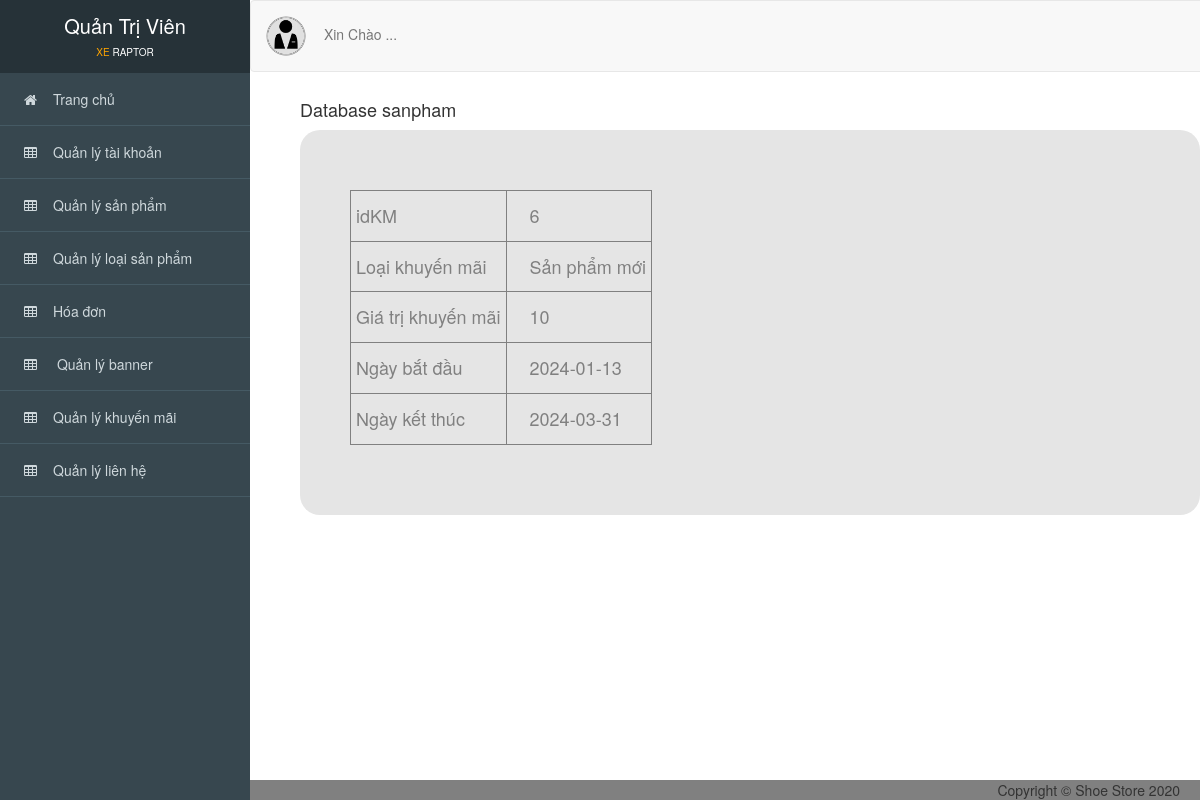
The app's page /admin/index.php?action=xemkhuyenmai&id=6 with its own data.
### tables this page shows
CREATE TABLE `khuyenmai` (
  `idKM` int(11) NOT NULL,
  `loaiKM` varchar(255) NOT NULL,
  `giatriKM` float NOT NULL,
  `ngaybatdau` date NOT NULL,
  `ngayketthuc` date NOT NULL
);

### admin/controller_admin/quanlykhuyenmai.php (called while the page is built, shortened)
<?php
    require_once('./model_admin/khuyenmai.php');
    class khuyenmaicontroller
    {
    	var $khuyenmai_model;
    	public function __construct()
    	{
    		$this->khuyenmai_model = new khuyenmai();
    	}
    	 public function details()
        {
            $id = isset($_GET['id']) ? $_GET['id'] : 1;
            $data = $this->khuyenmai_model->find($id);
            require_once('views_admin/index.php');
        }
       }
?>

### admin/model_admin/ketnoi.php (called while the page is built, shortened)
<?php
    class ketnoi
    {
    	function __construct()
    	{
    		$host = "localhost";
    		$username ="root";
    		$password = "";
    		$dbname = "qlbx";
    		$this->connect = new mysqli($host,$username,$password,$dbname);
    	}
    }
?>

### admin/model_admin/khuyenmai.php (called while the page is built, shortened)
<?php
    require_once('ketnoi.php');
    class khuyenmai
    {
    	var $conn;
    	function __construct()
    	{
    		$connect_obj = new ketnoi();
    		$this->conn = $connect_obj->connect;
    	}
    	function find($id)
        {
            $query = "SELECT * FROM khuyenmai WHERE idKM=$id";
            return $this->conn->query($query)->fetch_assoc();
        }
    }
?>

### admin/views_admin/khuyenmai/xem.php (the view)
<div id="viewport">
<div class="container-fluid" id="noidung">
      <h4>Database sanpham</h4>
      <div style="background-color: #e5e5e5; padding: 60px 50px 10px; color:gray;border-radius: 20px;">
        <table border="1" cellpadding="5">
          <tr>
            <td><h4>idKM </h4></td>
            <td><h4> &emsp;<?= $data['idKM'];   ?>  </h4></td>
          </tr>
          <tr>
            <td><h4>Loại khuyến mãi </h4></td>
            <td><h4> &emsp;<?= $data['loaiKM'];   ?>   </h4></td>
          </tr>
          <tr>
            <td><h4>Giá trị khuyến mãi</h4></td>
            <td><h4> &emsp;<?= $data['giatriKM'];   ?>  </h4></td>
          </tr>
          <tr>
            <td><h4>Ngày bắt đầu </h4></td>
            <td><h4> &emsp;<?= $data['ngaybatdau'];   ?>  </h4></td>
          </tr>
          <tr>
            <td><h4>Ngày kết thúc </h4></td>
            <td><h4> &emsp;<?= $data['ngayketthuc'];   ?>  </h4></td>
          </tr>
        </table>
        <br>
        <br>
        <br>
      </div>
</div>
</div>

### admin/public_admin/css/style.css (style rules this page uses)
body { overflow-x: hidden; font-family: 'Roboto', sans-serif; font-size: 16px; }
#viewport { padding-left: 250px; -webkit-transition: all 0.5s ease; -moz-transition: all 0.5s ease; -o-transition: all 0.5s ease; transition: all 0.5s ease; }
#noidung { padding-top: 90px; padding-left: 50px; background-color: white; }

### records on screen
khuyenmai: idKM "6", loaiKM "Sản phẩm mới", giatriKM "10", ngaybatdau "2024-01-13", ngayketthuc "2024-03-31"
